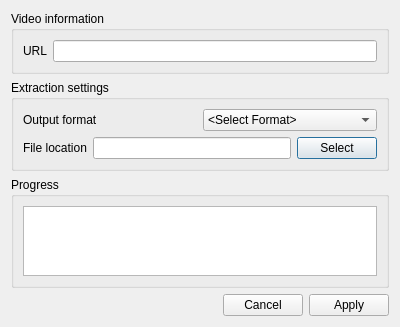
<?xml version="1.0" encoding="UTF-8"?>
<ui version="4.0">
 <class>YoutubeDialog</class>
 <widget class="QDialog" name="YoutubeDialog">
  <property name="geometry">
   <rect>
    <x>0</x>
    <y>0</y>
    <width>400</width>
    <height>300</height>
   </rect>
  </property>
  <property name="windowTitle">
   <string>LIDL YouTube Downloader</string>
  </property>
  <layout class="QVBoxLayout" name="verticalLayout">
   <item>
    <widget class="QGroupBox" name="groupBox">
     <property name="sizePolicy">
      <sizepolicy hsizetype="Minimum" vsizetype="Minimum">
       <horstretch>0</horstretch>
       <verstretch>0</verstretch>
      </sizepolicy>
     </property>
     <property name="title">
      <string>Video information</string>
     </property>
     <layout class="QHBoxLayout" name="horizontalLayout">
      <item>
       <widget class="QLabel" name="label">
        <property name="text">
         <string>URL</string>
        </property>
       </widget>
      </item>
      <item>
       <widget class="QLineEdit" name="videoUrl"/>
      </item>
     </layout>
    </widget>
   </item>
   <item>
    <widget class="QGroupBox" name="groupBox_2">
     <property name="title">
      <string>Extraction settings</string>
     </property>
     <layout class="QVBoxLayout" name="verticalLayout_2">
      <item>
       <layout class="QHBoxLayout" name="horizontalLayout_2">
        <item>
         <widget class="QLabel" name="label_2">
          <property name="text">
           <string>Output format</string>
          </property>
         </widget>
        </item>
        <item>
         <widget class="QComboBox" name="outputFormat">
          <item>
           <property name="text">
            <string>&lt;Select Format&gt;</string>
           </property>
          </item>
          <item>
           <property name="text">
            <string>best</string>
           </property>
          </item>
          <item>
           <property name="text">
            <string>aac</string>
           </property>
          </item>
          <item>
           <property name="text">
            <string>vorbis</string>
           </property>
          </item>
          <item>
           <property name="text">
            <string>mp3</string>
           </property>
          </item>
          <item>
           <property name="text">
            <string>m4a</string>
           </property>
          </item>
          <item>
           <property name="text">
            <string>opus</string>
           </property>
          </item>
          <item>
           <property name="text">
            <string>wav</string>
           </property>
          </item>
         </widget>
        </item>
       </layout>
      </item>
      <item>
       <layout class="QHBoxLayout" name="horizontalLayout_3">
        <item>
         <widget class="QLabel" name="label_3">
          <property name="text">
           <string>File location</string>
          </property>
         </widget>
        </item>
        <item>
         <widget class="QLineEdit" name="fileLocation"/>
        </item>
        <item>
         <widget class="QPushButton" name="pushButton">
          <property name="text">
           <string>Select</string>
          </property>
         </widget>
        </item>
       </layout>
      </item>
     </layout>
    </widget>
   </item>
   <item>
    <widget class="QGroupBox" name="groupBox_3">
     <property name="title">
      <string>Progress</string>
     </property>
     <layout class="QHBoxLayout" name="horizontalLayout_4">
      <item>
       <widget class="QTextEdit" name="textEdit">
        <property name="enabled">
         <bool>true</bool>
        </property>
       </widget>
      </item>
     </layout>
    </widget>
   </item>
   <item>
    <widget class="QDialogButtonBox" name="buttonBox">
     <property name="orientation">
      <enum>Qt::Horizontal</enum>
     </property>
     <property name="standardButtons">
      <set>QDialogButtonBox::Apply|QDialogButtonBox::Cancel</set>
     </property>
     <property name="centerButtons">
      <bool>false</bool>
     </property>
    </widget>
   </item>
  </layout>
 </widget>
 <resources/>
 <connections>
  <connection>
   <sender>buttonBox</sender>
   <signal>accepted()</signal>
   <receiver>YoutubeDialog</receiver>
   <slot>accept()</slot>
   <hints>
    <hint type="sourcelabel">
     <x>248</x>
     <y>254</y>
    </hint>
    <hint type="destinationlabel">
     <x>157</x>
     <y>274</y>
    </hint>
   </hints>
  </connection>
  <connection>
   <sender>buttonBox</sender>
   <signal>rejected()</signal>
   <receiver>YoutubeDialog</receiver>
   <slot>reject()</slot>
   <hints>
    <hint type="sourcelabel">
     <x>316</x>
     <y>260</y>
    </hint>
    <hint type="destinationlabel">
     <x>286</x>
     <y>274</y>
    </hint>
   </hints>
  </connection>
 </connections>
</ui>
